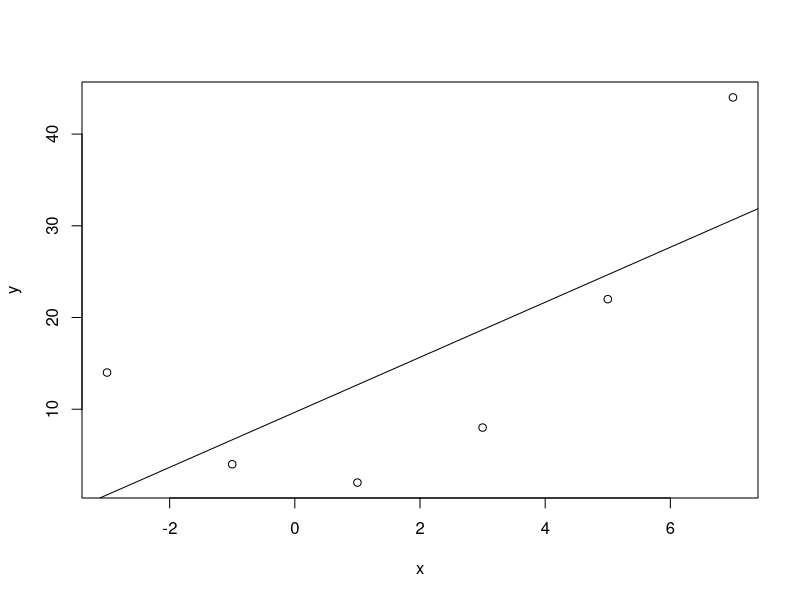

This figure's R source:
x = c(-3, -1, 1, 3, 5, 7)
y = c(14, 4, 2, 8, 22, 44)

n = length(x)

num = sum(x * y) - sum(x) * sum(y) / n
den = sum(x * x) - sum(x) * sum(x) / n

B1 = num / den
B0 = (sum(y) - (B1 * sum(x))) / n

plot(x, y)
abline(B0, B1)

print('For x = 0 predicted value is')
print(B1 * 0 + B0)

print('For x = 2 predicted value is')
print(B1 * 2 + B0)
